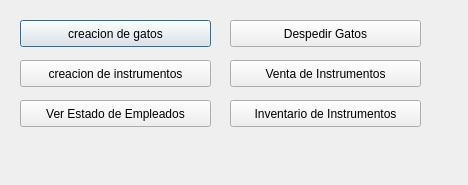
<?xml version="1.0" encoding="UTF-8"?>
<ui version="4.0">
 <class>loggedadmin</class>
 <widget class="QDialog" name="loggedadmin">
  <property name="geometry">
   <rect>
    <x>0</x>
    <y>0</y>
    <width>468</width>
    <height>185</height>
   </rect>
  </property>
  <property name="windowTitle">
   <string>Dialog</string>
  </property>
  <widget class="QPushButton" name="pushButton">
   <property name="geometry">
    <rect>
     <x>20</x>
     <y>20</y>
     <width>191</width>
     <height>27</height>
    </rect>
   </property>
   <property name="text">
    <string>creacion de gatos</string>
   </property>
  </widget>
  <widget class="QPushButton" name="pushButton_2">
   <property name="geometry">
    <rect>
     <x>20</x>
     <y>60</y>
     <width>191</width>
     <height>27</height>
    </rect>
   </property>
   <property name="text">
    <string>creacion de instrumentos</string>
   </property>
  </widget>
  <widget class="QPushButton" name="pushButton_3">
   <property name="geometry">
    <rect>
     <x>20</x>
     <y>100</y>
     <width>191</width>
     <height>27</height>
    </rect>
   </property>
   <property name="text">
    <string>Ver Estado de Empleados</string>
   </property>
  </widget>
  <widget class="QPushButton" name="pushButton_4">
   <property name="geometry">
    <rect>
     <x>230</x>
     <y>60</y>
     <width>191</width>
     <height>27</height>
    </rect>
   </property>
   <property name="text">
    <string>Venta de Instrumentos</string>
   </property>
  </widget>
  <widget class="QPushButton" name="pushButton_5">
   <property name="geometry">
    <rect>
     <x>230</x>
     <y>100</y>
     <width>191</width>
     <height>27</height>
    </rect>
   </property>
   <property name="text">
    <string>Inventario de Instrumentos</string>
   </property>
  </widget>
  <widget class="QPushButton" name="pushButton_6">
   <property name="geometry">
    <rect>
     <x>230</x>
     <y>20</y>
     <width>191</width>
     <height>27</height>
    </rect>
   </property>
   <property name="text">
    <string>Despedir Gatos</string>
   </property>
  </widget>
 </widget>
 <resources/>
 <connections/>
</ui>
